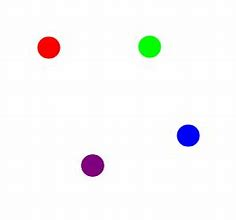
#> input picture blue.jpg, 236 x 220 px
$ python object_tracking.py
#> lines starting #> are read from the running program, lines starting #| are printed output that depends on the picture; after the words box and inside, x2 and y2 are one past the last pixel; in counts of white or black regions, pixels touching at a corner belong together
import cv2
import numpy as np
image=cv2.imread('blue.jpg',1)
#> image is the input picture: shape (220, 236, 3); mean B, G, R 248.2, 247.5, 248.3
cv2.imshow('original',image)
new_image=cv2.cvtColor(image,cv2.COLOR_BGR2HSV)
#> new_image: shape (220, 236, 3); mean H, S, V 10.5, 8.1, 252
cv2.imshow('image',new_image)
lower_bound=np.array([110,50,50])
upper_bound=np.array([130,252,252])
mask=cv2.inRange(new_image,lower_bound,upper_bound)
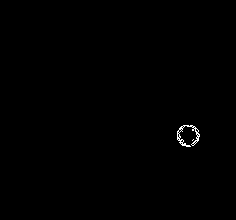
#> mask: shape (220, 236); 0.28% white in thin lines or dots, all inside (x1, y1, x2, y2) = (177, 125, 200, 147)
cv2.imshow('mask',mask)

result=cv2.bitwise_and(image,image,mask=mask)
cv2.imshow('result',result)

# to know the exact value of hsv_blue
blue=np.uint8([[[255,0,0]]])
hsv_blue=cv2.cvtColor(blue,cv2.COLOR_BGR2HSV)
print(hsv_blue)

cv2.waitKey(0)
cv2.destroyAllWindows()
